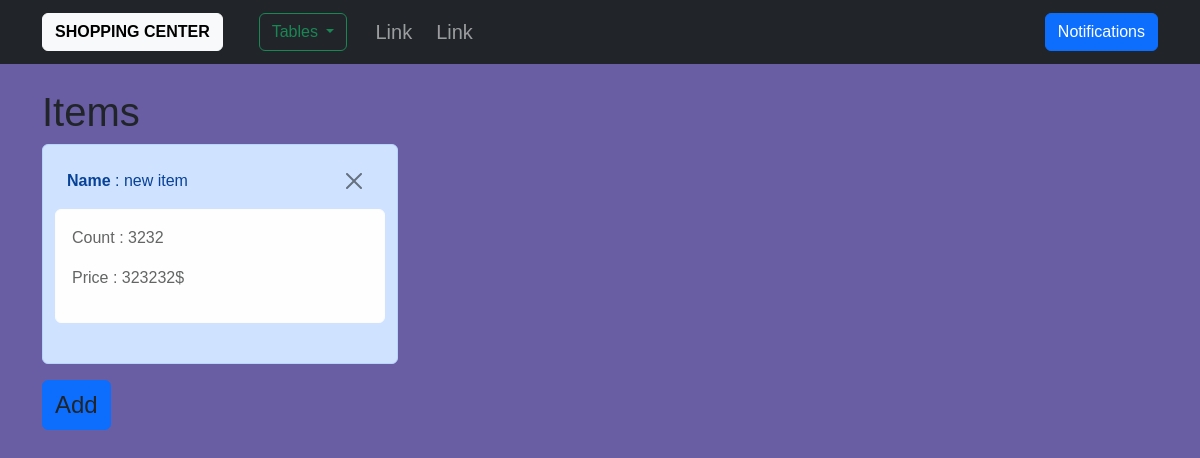
/items, run on an earlier commit of the app's database.
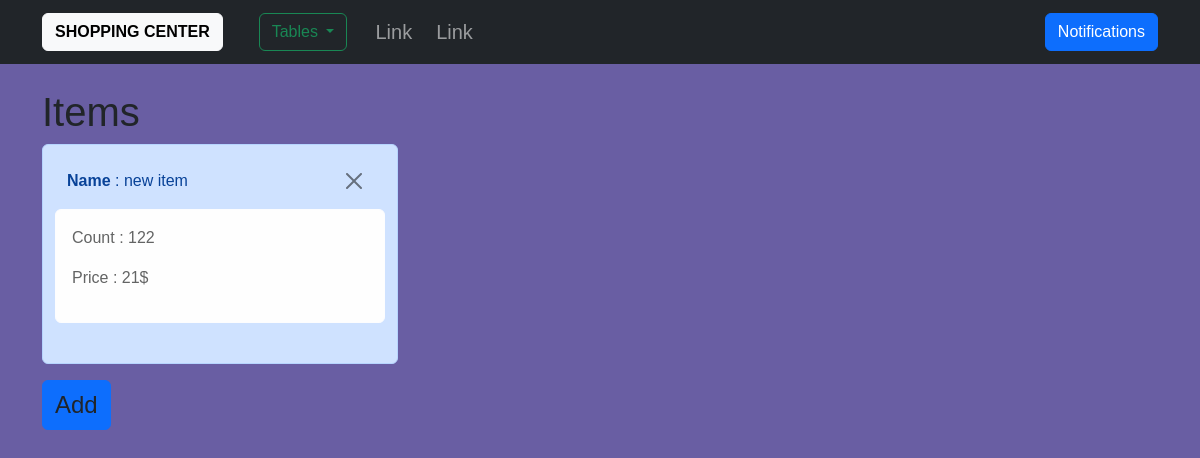
And on a later commit of the database.
### app/models.py (models this page shows, shortened)
class Item(db.Model):
    id = db.Column(db.Integer, primary_key=True)
    name = db.Column(db.String(50), unique=True, nullable=False)
    count = db.Column(db.Integer, nullable=True)
    price = db.Column(db.Integer, nullable=True)
    sale_of_items = db.relationship('Sale_of_item', backref='item', lazy='dynamic')
    supplies = db.relationship('Supply', backref='item', lazy='dynamic')

### app/tables/handlers/view_handlers.py (the view)
@tb.route('/items')
def items_table_view():
    data = Item.query.all()
    return render_template('tables/view/items.html', title='Items', data=data)

### app/routes.py (called while the page is built)
@app.context_processor
def context_processor():
    return dict(notifications=Notifications.query.order_by(Notifications.date.desc()).all())

### templates/tables/view/items.html
{% extends "tables/view/table.html" %}
{% block data %}
    <div class="row">
        {% if data %}
            {% for item in data %}
                <div class="col-4">
                    <div class="p-4 alert alert-primary">
                        <div class="row">
                            <div class="col-10">
                                <p><b>Name</b> : {{ item.name }}</p>
                            </div>
                            <div class="col-2 justify-content-end">
                                <a href="{{ url_for('tables.items_table_delete', id=item.id) }}">
                                        <button type="button" class="btn-close" data-bs-dismiss="modal" aria-label="Close"></button>
                                </a>
                            </div>
                            <div class="col-12 alert alert-light">
                                <p>Count : {{ item.count }}</p>
                            <p>Price : {{ item.price }}$</p>
                            </div>
                        </div>
                    </div>
                </div>
            {% endfor %}
        {% else %}
            <div class="col-4">
                    <div class="p-4 alert alert-primary">
                        <h3><b>Table is empty</b></h3>
                    </div>
                </div>
        {% endif %}
    </div>
{% endblock %}
{% block add_link %}
    {{ url_for('tables.items_table_add') }}
{% endblock %}

### templates/tables/view/table.html
{% extends "base.html" %}
{% block content %}
    <div class="container mt-4">
        <h1>{{ title }}</h1>
        {% block data %}{% endblock %}
        <a href="{% block add_link %}{% endblock %}">
            <button type="button" class="btn btn-outline-primary fs-4 bg-primary text-dark">
                Add
            </button>
        </a>
    </div>
{% endblock %}

### templates/base.html (shortened to what this page needs)
<!doctype html>
<html lang="ru">
    <head>
        <link type="text/css" href="{{ url_for('static', filename='css/bootstrap.css')}}" rel="stylesheet" />
        <link type="text/css" href="{{ url_for('static', filename='css/main.css')}}" rel="stylesheet" />
    </head>
    <body>
        <nav class="navbar navbar-expand-sm navbar-dark bg-dark">
            <div class="container justify-content-between align-items-center">
                <a class="navbar-brand" href="/">
                    <button type="button" class="btn btn-light fw-bold">
                        SHOPPING CENTER
                    </button>
                </a>
                <div class="collapse navbar-collapse" id="mynavbar">
                    <ul class="navbar-nav me-auto">
                        <li class="nav-item ms-2">
                            <div class="container-fluid dropdown mt-1">
                                <button class="btn btn-outline-success dropdown-toggle" type="button" id="dropdownMenuButton1" data-bs-toggle="dropdown" aria-expanded="false">
                                    Tables
                                </button>
                            </div>
                        </li>
                        <li class="nav-item ms-2">
                            <a class="nav-link" href="#">Link</a>
                        </li>
                        <li class="nav-item ms-2">
                            <a class="nav-link" href="#">Link</a>
                        </li>
                    </ul>
                    <button type="button" class="btn btn-primary" data-bs-toggle="modal" data-bs-target="#exampleModal">
                        Notifications
                    </button>
                </div>
            </div>
        </nav>
        {% block content %}{% endblock %}
    </body>
</html>

### static/css/main.css (style rules this page uses)
body { font-family: "Merriweather", "Manrope", sans-serif; background-color: #695EA3; }
nav { font-size: 20px; }

What changed in the data, as far as the page shows it:
changed Item "new item": count "3232" → "122"; price "323232" → "21"
